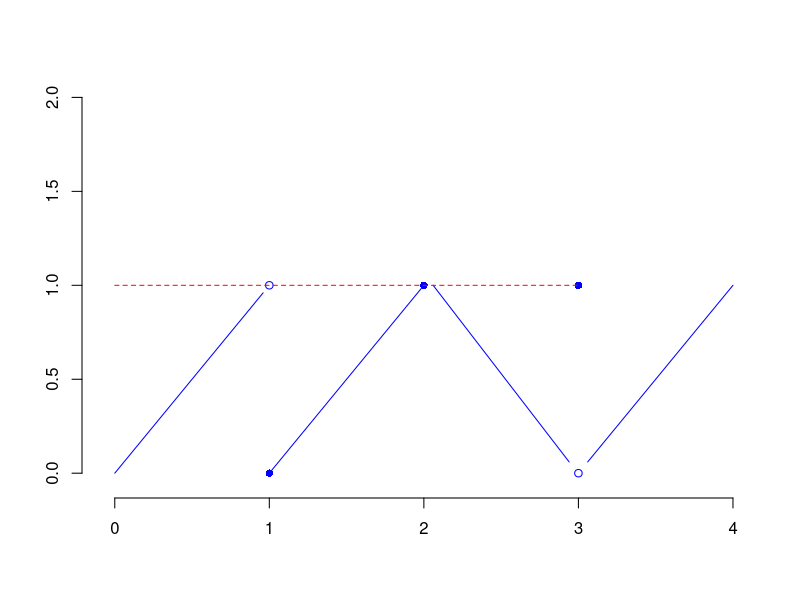
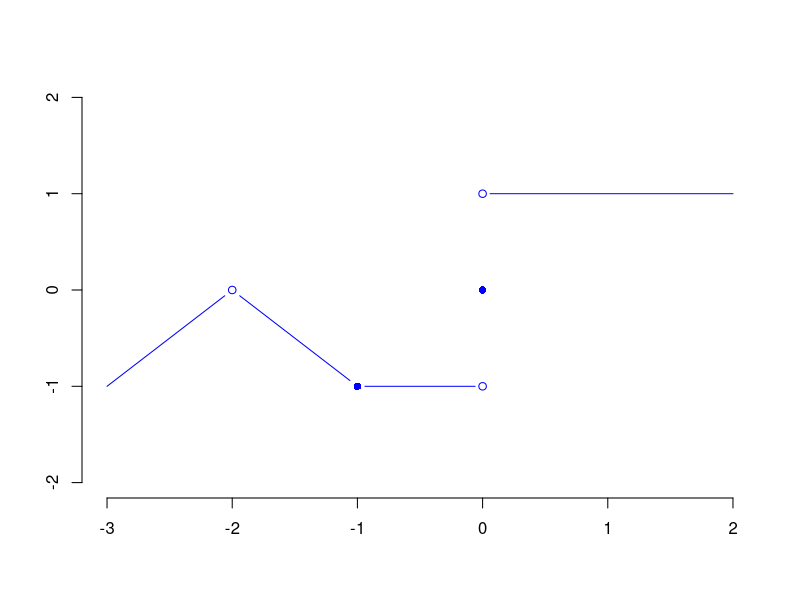
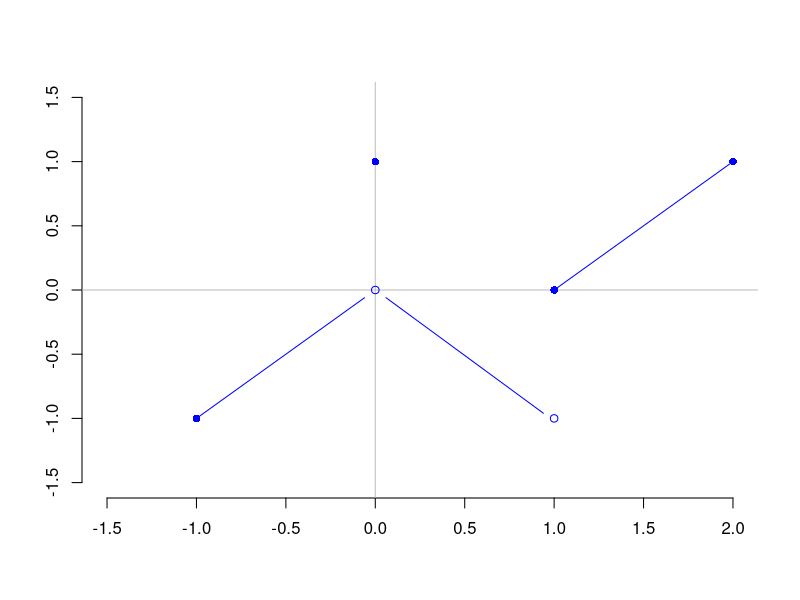
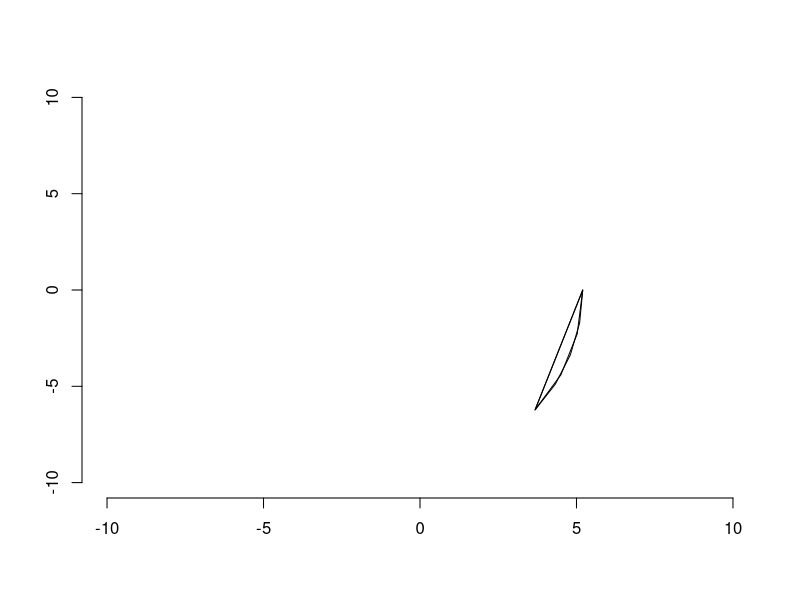
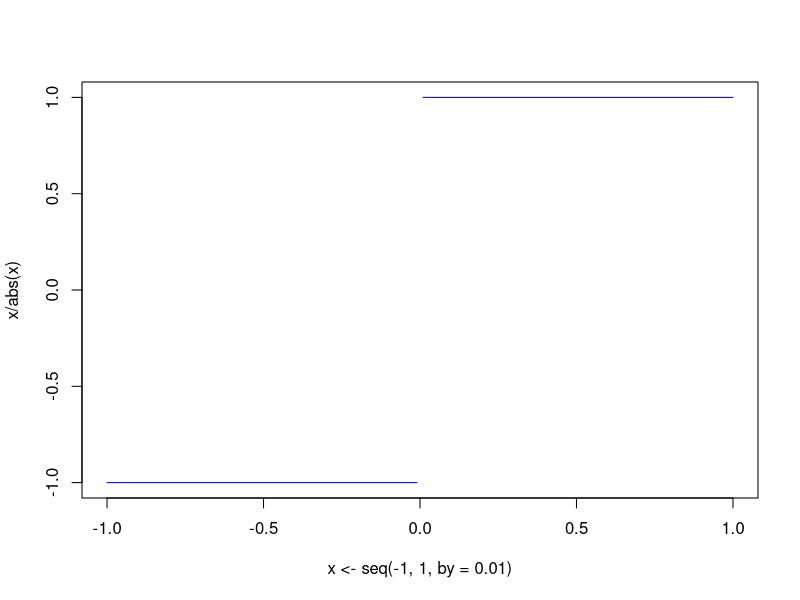
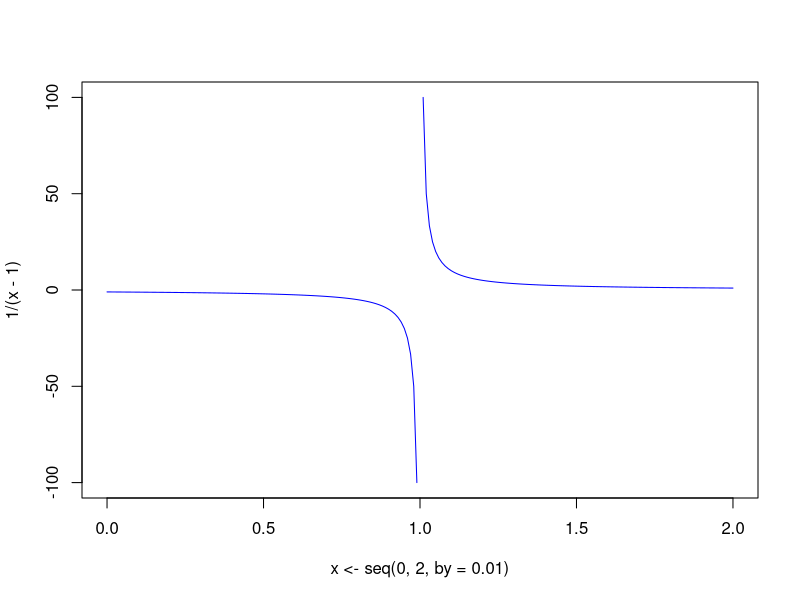
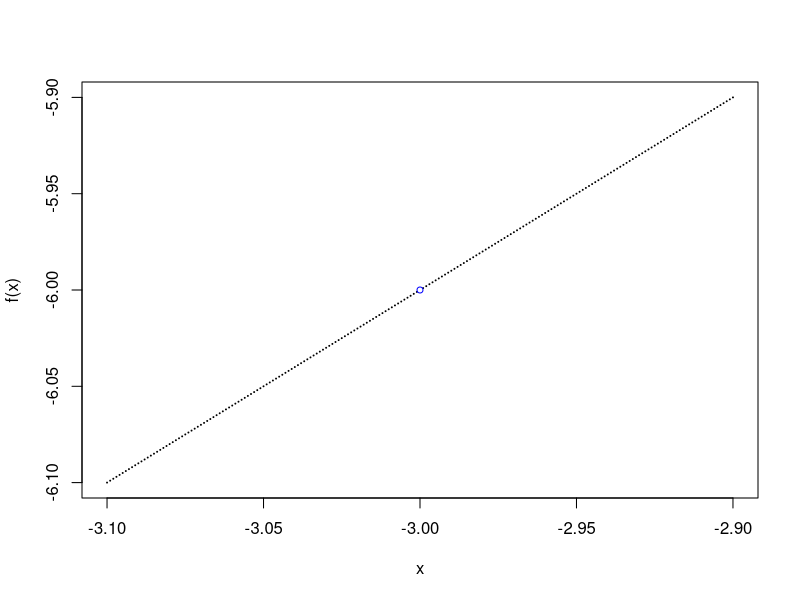
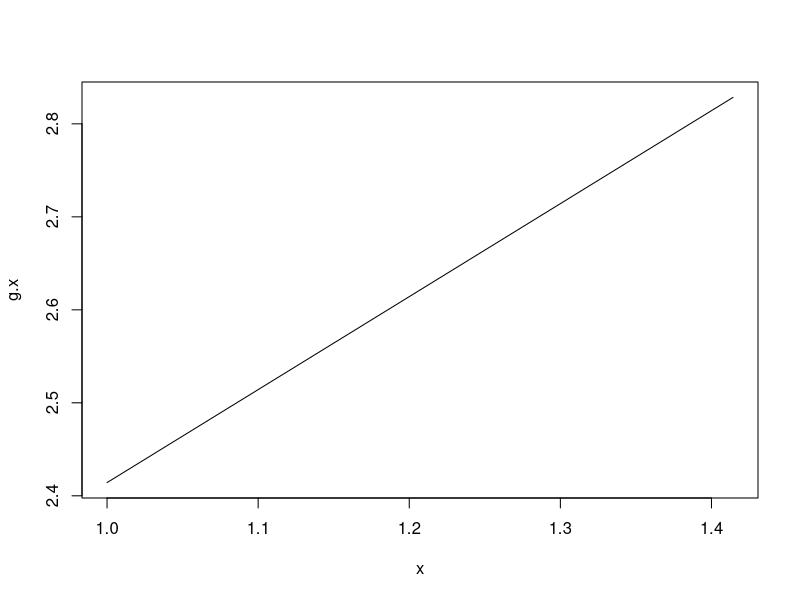

These charts were generated, in order, by the following R code:
## ---- chunk 1
require(plotrix)
## ---- chunk 2
plot(x <- seq(0, .96, by=.01), x, col="blue",
    bty="n", type='l',
    xlim=c(-.05, 4), ylim=c(-.05, 2),
    xlab="", ylab=""
)
lines(c(1, 2), c(0, 1), col="blue")
lines(c(2.06, 2.94), c(1, 0.06), col="blue")
lines(c(3.06, 4), c(0.06, 1), col="blue")
points(1, 1, pch=1, col="blue")
points(1, 0, pch=16, col="blue")
points(2, 1, pch=16, col="blue")
points(3, 1, pch=16, col="blue")
points(3, 0, pch=1, col="blue")
lines(c(0, 3), c(1, 1), col="red", lty=2)
## ---- chunk 3
plot(x <- seq(-3, -2.06, by=.01), x + 2, col="blue",
     bty="n", type="l",
     xlim=c(-3,2), ylim=c(-2, 2),
     xlab="", ylab="")
lines(c(-1.94, -1.06), c(-.06, -.94), col="blue")
lines(c(-.94, -.06), c(-1, -1), col="blue")
lines(c(.06, 2), c(1, 1), col="blue")
points(0, -1, pch=1, col="blue")
points(0, 0, pch=16, col="blue")
points(0, 1, pch=1, col="blue")
points(-1, -1, pch=16, col="blue")
points(-2, 0, pch=1, col="blue")
## ---- chunk 4
plot(x <- seq(-1, -.06, by=.01), x, col="blue",
     bty="n", type="l",
     xlim=c(-1.5,2), ylim=c(-1.5, 1.5),
     xlab="", ylab="")
abline(h=0, col="gray")
abline(v=0, col="gray")
lines(c(.06, .94), c(-.06, -.96), col="blue")
lines(c(1, 2), c(0, 1), col="blue")
points(-1, -1, pch=16, col="blue")
points(0, 0, pch=1, col="blue")
points(0, 1, pch=16, col="blue")
points(1, -1, pch=1, col="blue")
points(1, 0, pch=16, col="blue")
points(2, 1, pch=16, col="blue")
## ---- chunk 5
#xlim <- c(-1.5, 3.5)
#ylim <- c(-2.5, 1.5)
#x <- seq(-1, -.06, by=.01)
#plot(x, x, col="blue",
#     bty="n", type="l",
#     xlim=xlim, ylim=ylim,
#     xlab="", ylab="")
#abline(h=0, col="gray")
#abline(v=0, col="gray")
plot(c(-10,10), c(-10,10), type="n",
     bty="n", xlab="", ylab="")
plotrix::draw.ellipse(c(0, 0), c(0,0), 5.2, 8.8, lwd=1,
    segment=c(0, -45), nv=c(3,4), arc.only=T)
#lines(c(1, 2), c(0, 1), col="blue")
#points(-1, -1, pch=16, col="blue")
#points(0, 0, pch=1, col="blue")
#points(0, 1, pch=16, col="blue")
#points(1, -1, pch=1, col="blue")
#points(1, 0, pch=16, col="blue")
#points(2, 1, pch=16, col="blue")
## ---- chunk 6
plot(x <- seq(-1, 1, by=.01), x / abs(x), type='l', col="blue")
## ---- chunk 7
plot(x <- seq(0, 2, by=.01), 1 / (x - 1), type='l', col="blue")
## ---- chunk 8
x.rt <- c(-3.1, -3.01, -3.001, -3.0001,
          -3.00001, -3.000001, -3.0000001,
          -3.00000001, -3.000000001, -3.0000000001)
x.lt <- c(-2.9, -2.99, -2.999, -2.9999,
          -2.99999, -2.999999, -2.9999999,
          -2.99999999, -2.999999999,
          -2.9999999999)
f <- function(x) (x^2 - 9)/(x + 3)
f.x.rt <- f(x.rt)
f.x.lt <- f(x.lt)
knitr::kable(data.frame(
    X = x.rt,
    f = f.x.rt), caption="From the right")
knitr::kable(data.frame(
    X = x.lt,
    f = f.x.lt), caption="From the left")
## ---- chunk 9
x <- seq(-3.1, -2.9, by=.001)
plot(x, f(x), pch=19, cex=.02)
points(-3, -6, cex=.8, col="blue")
## ---- chunk 10
# 10^n shifts the decimal to the right n places; floor() truncates; 10^n shifts
# back.
x <- floor(sqrt(2) * 10^(0:10)) / 10^(0:10)
g <- function(x) (x^2 - 2) / (x - sqrt(2))
g.x <- g(x)
knitr::kable(data.frame(X = x, g = g.x))
## ---- chunk 11
plot(x, g.x, pch=19, cex=.02, type = 'l')
